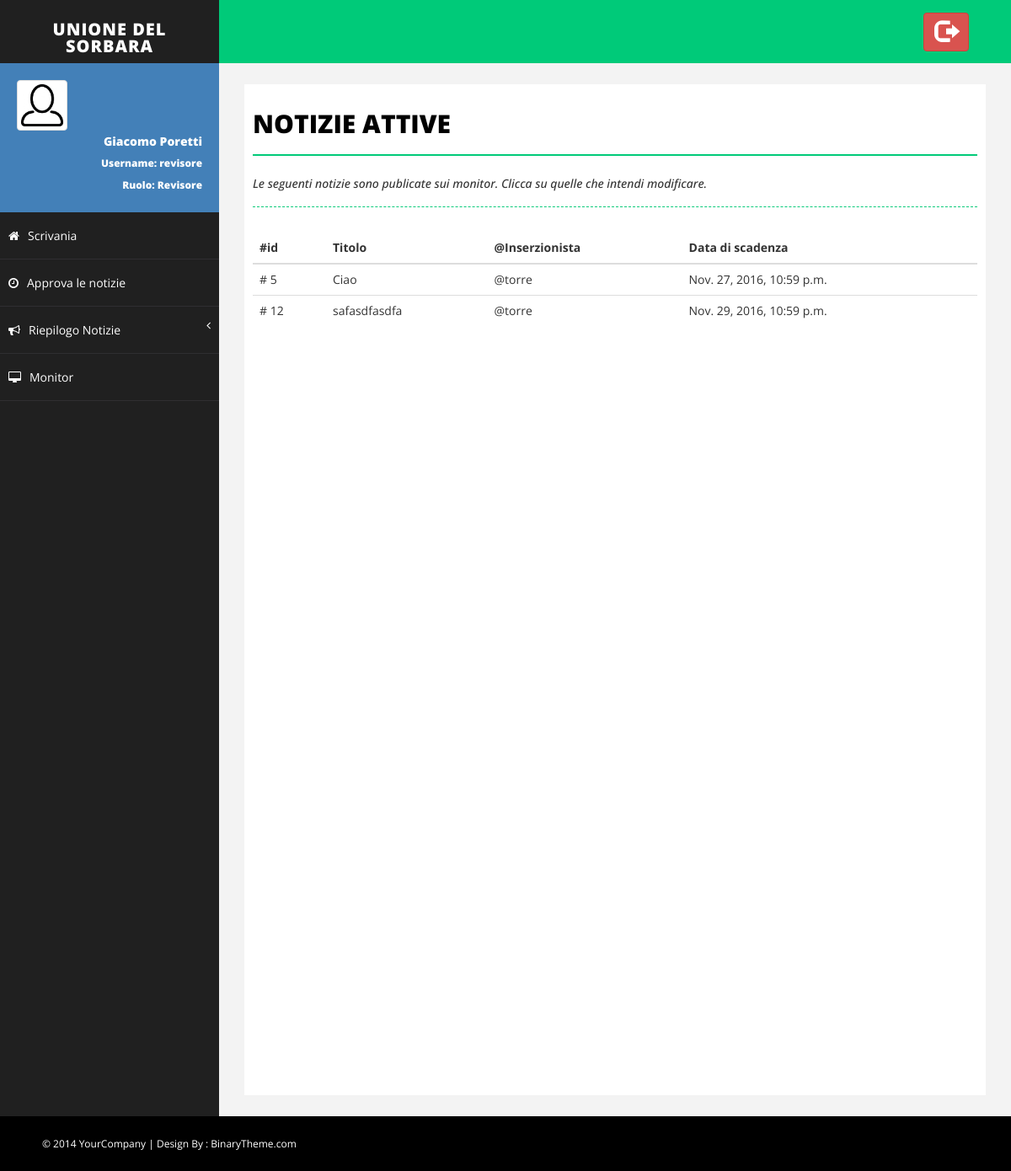
The page /notizie/attive/ (signed in) on the database as committed earlier.
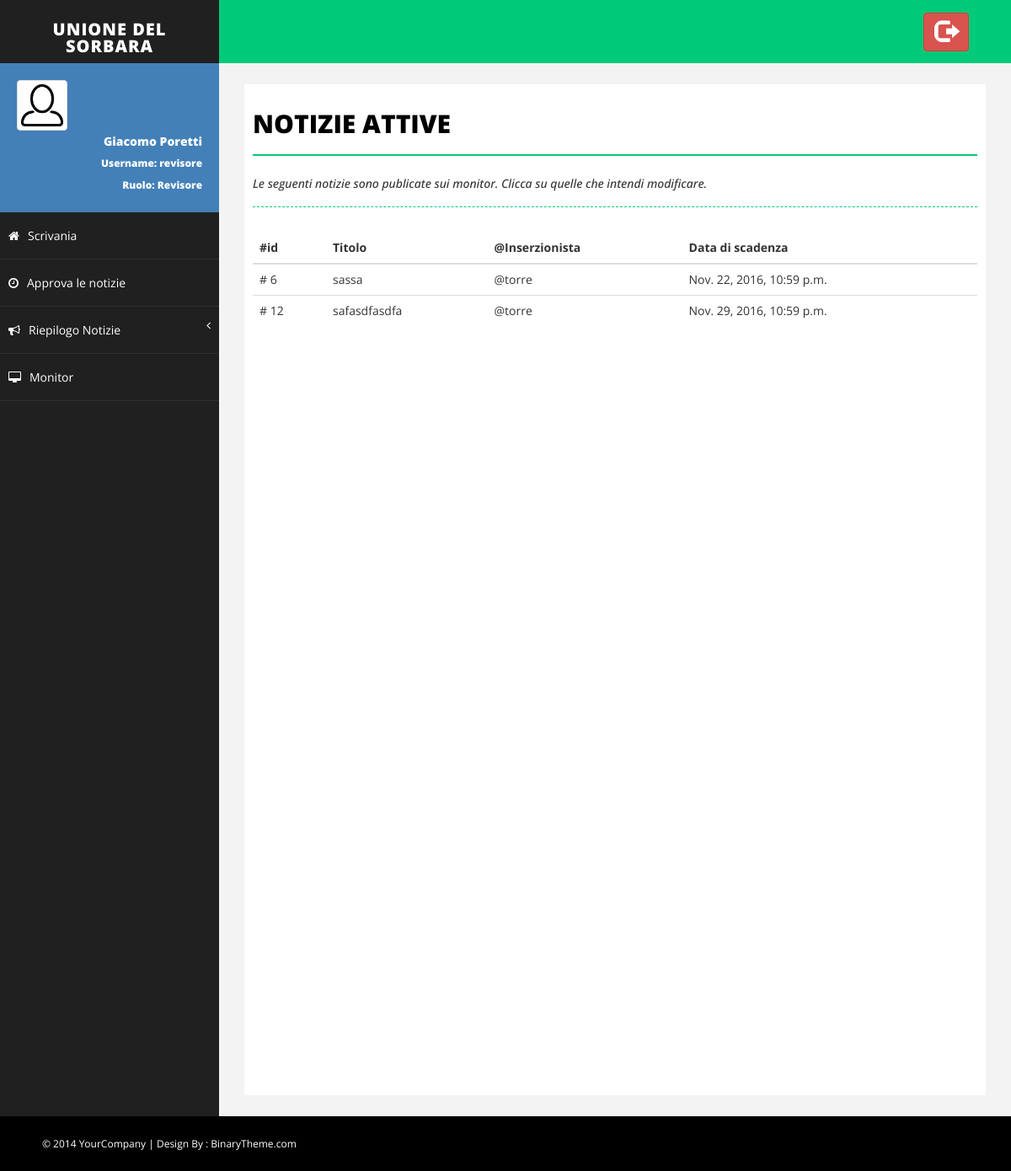
The same page on the database as committed later.
### Monitor/models.py (models this page shows, shortened)
class Notizia(models.Model):
    titolo = models.CharField(max_length=settings.MAX_LUN_TITOLO)
    descrizione = models.TextField(max_length=settings.MAX_LUN_DESCRIZIONE)
    immagine = models.ImageField(upload_to=get_nome_immagine_notizia, default=None, blank=True)
    approvata = models.BooleanField(default=False)
    inserzionista = models.ForeignKey(MyUser)
    data_inserimento = models.DateTimeField(default=timezone.now)
    data_scadenza = models.DateTimeField(default=timezone.now()+datetime.timedelta(days=15))
    def attiva(self):
        return self.approvata and (self.data_scadenza >= timezone.now())

class MyUser(AbstractUser):
    foto_profilo = models.ImageField(upload_to=get_nome_immagine_utente, default=settings.NO_PROFILO)
    notifiche = models.BooleanField(default=True)

### Monitor/views.py (the view)
# urls.py: url(r'^notizie/attive/$', views.lista_notizie_attive, name='lista_attive'),
@login_required(login_url='/login')
def lista_notizie_attive(request):
    notizie = [notizia for notizia in Notizia.objects.all() if notizia.attiva()]
    return render(request, 'Monitor/notizie_attive.html', {'notizie': notizie})

### Monitor/templatetags/Monitor_extras.py (called while the page is built)
@register.filter(name='has_group')
def has_group(user, group_name):
    group = Group.objects.get(name=group_name)
    return True if group in user.groups.all() else False

@register.filter(name='is_admin')
def is_admin(user):
    return user.is_superuser

### Monitor/templates/Monitor/notizie_attive.html
{% extends 'Monitor/base.html' %}
{% load Monitor_extras %}
{% block body %}
    <div id="page-inner">
        <div class="row">
            <div class="col-md-12">
                <h1 class="page-head-line">Notizie Attive</h1>
                <h1 class="page-subhead-line">Le seguenti notizie sono publicate sui monitor.
                    Clicca su quelle che intendi modificare.</h1>
            </div>
        </div>
        {% if notizie|length == 0 %}
            <div class="panel">
                <div class="alert alert-danger" role="alert">
                    Nessuna notizia attiva!
                    Tutte le notizie publicate sono in approvazione oppure non sono state inserite notizie.
                </div>
            </div>
        {% else %}
            <div class="table-responsive">
                <table class="table table-hover">
                    <thead>
                        <tr>
                            <th>#id</th>
                            <th>Titolo</th>
                            <th>@Inserzionista</th>
                            <th>Data di scadenza</th>
                        </tr>
                    </thead>
                    <tbody>
                        {% for notizia in notizie %}
                            {% if request.user|has_group:"Inserzionista" %}
                            <tr onclick = "location.href='{% url 'Monitor:modifica_notizia' notizia.id %}'">
                            {% else %}
                            <tr onclick = "location.href='{% url 'Monitor:approva_notizia' notizia.id %}'">
                            {% endif %}
                                <td># {{ notizia.id }}</td>
                                <td>{{ notizia.titolo }}</td>
                                <td>@{{ notizia.inserzionista }}</td>
                                <td>{{ notizia.data_scadenza }}</td>
                            </tr>
                        {% endfor %}
                    </tbody>
                </table>
            </div>
        {% endif %}
    </div>
{% endblock %}

Rows that differ between the two databases and show on the page:
no longer on this page (row edited): Notizia: id "5", titolo "Ciao", inserzionista "torre", data_scadenza "Nov. 27, 2016, 10:59 p.m."
now on this page (row edited): Notizia: id "6", titolo "sassa", inserzionista "torre", data_scadenza "Nov. 22, 2016, 10:59 p.m."
